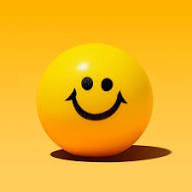
#> input picture Assignments/8th_APR/image2.jfif, 192 x 192 px
$ python Img_Filter.py
#> lines starting #> are read from the running program, lines starting #| are printed output that depends on the picture; after the words box and inside, x2 and y2 are one past the last pixel; in counts of white or black regions, pixels touching at a corner belong together
import cv2
import matplotlib.pyplot as plt

# Take image path from user
path = input("Enter image path (example: sample.jpg): ")
#> the answer given: image2.jfif

# Load image
image = cv2.imread(path)
#> image is the input picture: shape (192, 192, 3); mean B, G, R 35, 179.6, 241.5

if image is None:
    print("❌ Image not found! Check the path.")
else:
    print("✅ Image loaded successfully!\n")

    # Convert BGR to RGB (for display)
    image_rgb = cv2.cvtColor(image, cv2.COLOR_BGR2RGB)

    # 1. Grayscale
    gray = cv2.cvtColor(image, cv2.COLOR_BGR2GRAY)
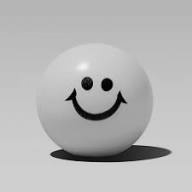
#> gray: shape (192, 192); min 0, max 243, mean 181.7

    # 2. Blur
    blur = cv2.GaussianBlur(image, (7, 7), 0)
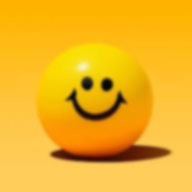
#> blur: shape (192, 192, 3); mean B, G, R 35, 179.6, 241.5

    # 3. Edge Detection
    edges = cv2.Canny(image, 100, 200)
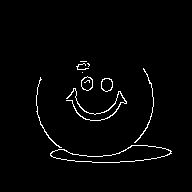
#> edges: shape (192, 192); 2.2% white in thin lines or dots, all inside (x1, y1, x2, y2) = (36, 61, 172, 163)

    # Show all images
    plt.figure(figsize=(10,8))

    plt.subplot(2,2,1)
    plt.imshow(image_rgb)
    plt.title("Original Image")
    plt.axis("off")

    plt.subplot(2,2,2)
    plt.imshow(gray, cmap='gray')
    plt.title("Grayscale")
    plt.axis("off")

    plt.subplot(2,2,3)
    plt.imshow(cv2.cvtColor(blur, cv2.COLOR_BGR2RGB))
    plt.title("Blur Image")
    plt.axis("off")

    plt.subplot(2,2,4)
    plt.imshow(edges, cmap='gray')
    plt.title("Edge Detection")
    plt.axis("off")

    plt.tight_layout()
    plt.show()
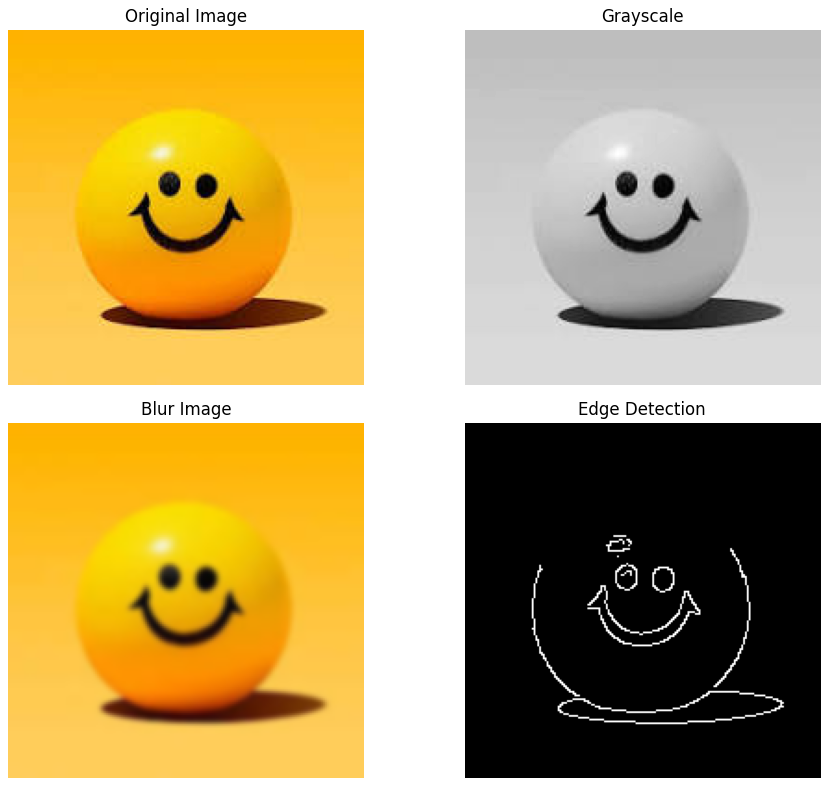
#> figure drawn by matplotlib, 4 panels
